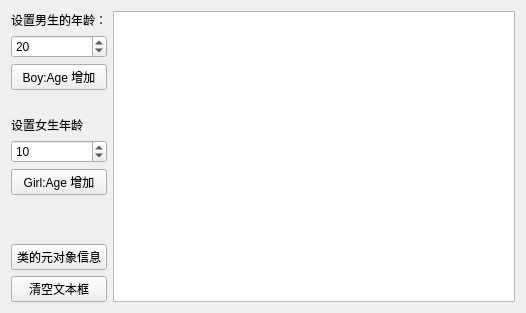
<?xml version="1.0" encoding="UTF-8"?>
<ui version="4.0">
 <class>ExWidget</class>
 <widget class="QWidget" name="ExWidget">
  <property name="geometry">
   <rect>
    <x>0</x>
    <y>0</y>
    <width>526</width>
    <height>313</height>
   </rect>
  </property>
  <property name="windowTitle">
   <string>ExWidget</string>
  </property>
  <layout class="QGridLayout" name="gridLayout_2">
   <item row="0" column="1">
    <layout class="QGridLayout" name="gridLayout">
     <item row="0" column="0">
      <widget class="QLabel" name="labBoy">
       <property name="text">
        <string>设置男生的年龄：</string>
       </property>
      </widget>
     </item>
     <item row="8" column="0">
      <spacer name="verticalSpacer">
       <property name="orientation">
        <enum>Qt::Vertical</enum>
       </property>
       <property name="sizeHint" stdset="0">
        <size>
         <width>20</width>
         <height>40</height>
        </size>
       </property>
      </spacer>
     </item>
     <item row="3" column="0">
      <spacer name="verticalSpacer_2">
       <property name="orientation">
        <enum>Qt::Vertical</enum>
       </property>
       <property name="sizeType">
        <enum>QSizePolicy::Fixed</enum>
       </property>
       <property name="sizeHint" stdset="0">
        <size>
         <width>20</width>
         <height>20</height>
        </size>
       </property>
      </spacer>
     </item>
     <item row="2" column="0">
      <widget class="QPushButton" name="btnBoyAdd">
       <property name="text">
        <string>Boy:Age 增加</string>
       </property>
      </widget>
     </item>
     <item row="1" column="0">
      <widget class="QSpinBox" name="spinBoy">
       <property name="value">
        <number>20</number>
       </property>
      </widget>
     </item>
     <item row="9" column="0">
      <widget class="QPushButton" name="btnMetaObject">
       <property name="text">
        <string>类的元对象信息</string>
       </property>
      </widget>
     </item>
     <item row="5" column="0">
      <widget class="QLabel" name="labGril">
       <property name="text">
        <string>设置女生年龄</string>
       </property>
      </widget>
     </item>
     <item row="10" column="0">
      <widget class="QPushButton" name="btnClean">
       <property name="text">
        <string>清空文本框</string>
       </property>
      </widget>
     </item>
     <item row="7" column="0">
      <widget class="QPushButton" name="btnGrilAdd">
       <property name="text">
        <string>Girl:Age 增加</string>
       </property>
      </widget>
     </item>
     <item row="6" column="0">
      <widget class="QSpinBox" name="spinGril">
       <property name="value">
        <number>10</number>
       </property>
      </widget>
     </item>
    </layout>
   </item>
   <item row="0" column="2">
    <widget class="QPlainTextEdit" name="textEdit"/>
   </item>
  </layout>
 </widget>
 <layoutdefault spacing="6" margin="11"/>
 <resources/>
 <connections/>
</ui>
